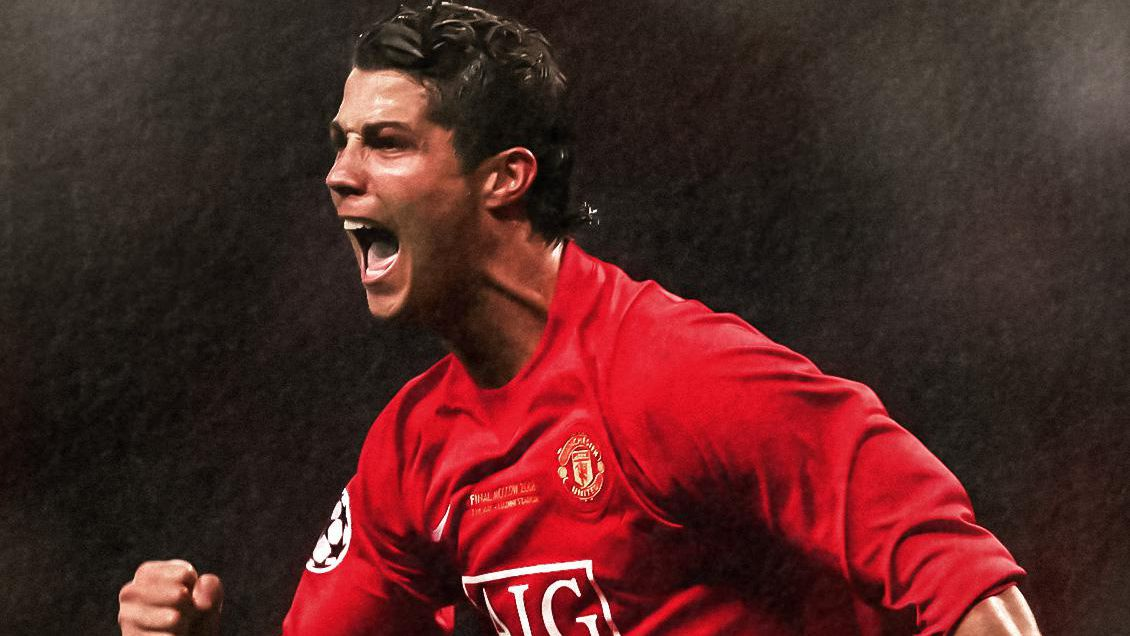
#> input picture cr7.jpg, 1130 x 636 px, found by its file name
$ python main2.py
#> lines starting #> are read from the running program, lines starting #| are printed output that depends on the picture
import cv2 as cv

# Rasm tanlaymiz
img = cv.imread('pictures/cr7.jpg')
#> img is the input picture: shape (636, 1130, 3); mean B, G, R 35.9, 37.8, 81.9
cv.imshow('CR7', img)

# [25 lines of commented-out code are left out]
cropped = img[200:400, 200:400]
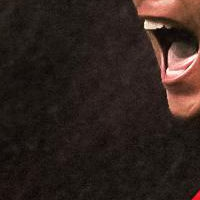
#> cropped: shape (200, 200, 3); mean B, G, R 29.9, 34.7, 47.6
cv.imshow('Cropping', cropped)


cv.waitKey(0)
